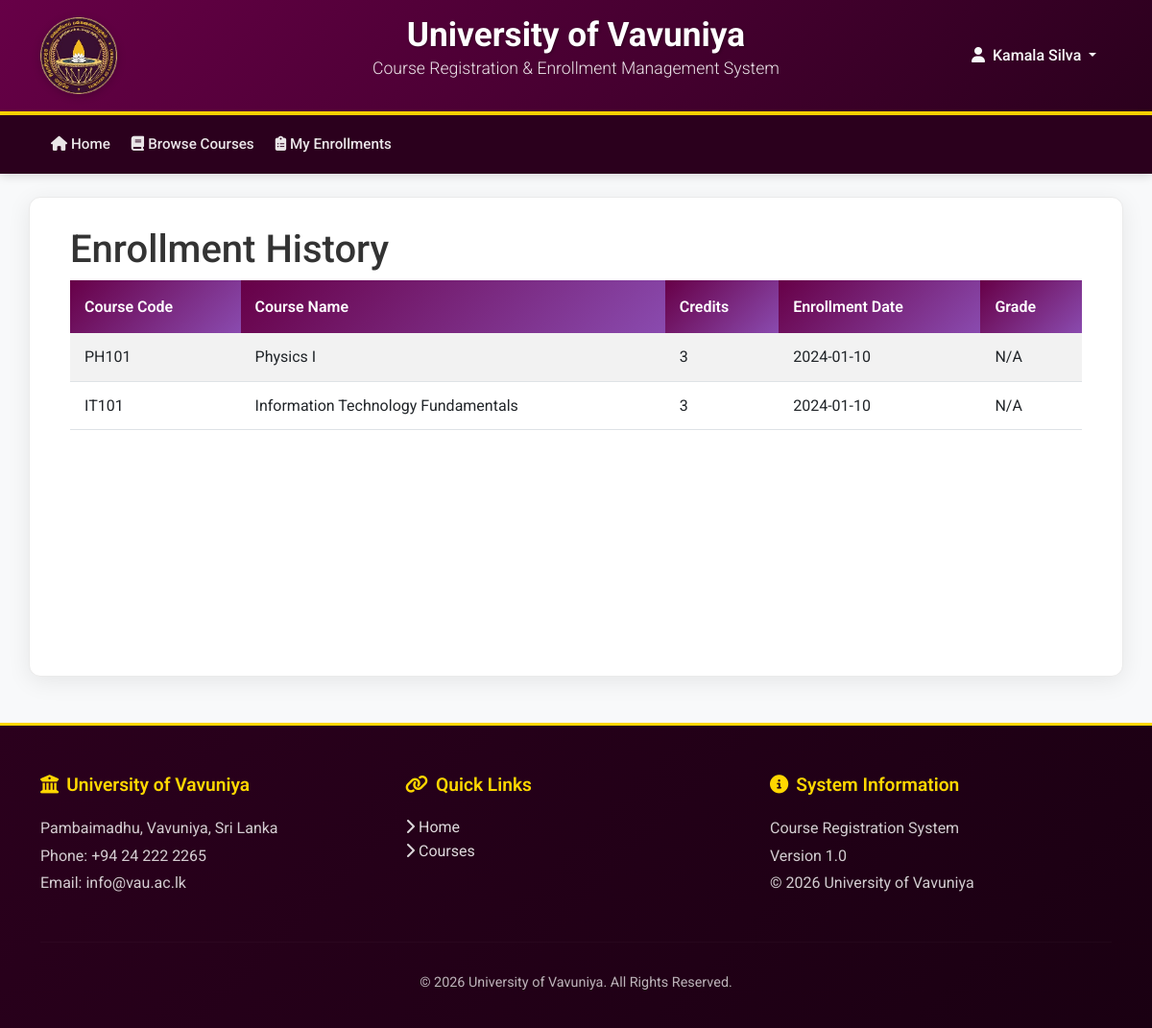
/enrollment_history.php (signed in), run on the app's committed database.
### tables this page shows
CREATE TABLE IF NOT EXISTS Enrollments (
    enrollment_id INT PRIMARY KEY AUTO_INCREMENT,
    student_id INT,
    course_id INT,
    enrollment_date DATE DEFAULT CURRENT_DATE,
    enrollment_status ENUM('Registered', 'Pending', 'Dropped', 'Completed'),
    grade VARCHAR(2) DEFAULT NULL,
    grade_points DECIMAL(3,2),
    attendance_percentage DECIMAL(5,2),
    academic_year VARCHAR(10),
    FOREIGN KEY (student_id) REFERENCES Students(student_id) ON DELETE CASCADE,
    FOREIGN KEY (course_id) REFERENCES Courses(course_id) ON DELETE CASCADE
);

CREATE TABLE IF NOT EXISTS Courses (
    course_id INT PRIMARY KEY AUTO_INCREMENT,
    course_code VARCHAR(20) UNIQUE NOT NULL,
    course_name VARCHAR(200) NOT NULL,
    credits INT NOT NULL,
    faculty VARCHAR(100),
    semester INT,
    academic_year VARCHAR(10),
    max_students INT DEFAULT 50,
    current_enrollment INT DEFAULT 0,
    lecturer VARCHAR(100),
    schedule_time VARCHAR(50),
    schedule_day VARCHAR(20),
    venue VARCHAR(50),
    prerequisites TEXT,
    description TEXT,
    status ENUM('Open', 'Closed', 'Full') DEFAULT 'Open'
);

### enrollment_history.php (the view, shortened to what this page needs)
<?php
require_once 'includes/db.php';
$student_id = $_SESSION['user_id'];
$history_sql = "SELECT c.course_code, c.course_name, c.credits, e.enrollment_date, e.grade
                FROM Enrollments e
                JOIN Courses c ON e.course_id = c.course_id
                WHERE e.student_id = ?
                ORDER BY e.enrollment_date DESC";
$stmt = $conn->prepare($history_sql);
$stmt->bind_param("i", $student_id);
$stmt->execute();
$history = $stmt->get_result();
include 'includes/header.php';
?>
<div class="container">
    <h1>Enrollment History</h1>
    <?php if ($history->num_rows > 0): ?>
        <table class="table table-striped">
            <thead>
                <tr>
                    <th>Course Code</th>
                    <th>Course Name</th>
                    <th>Credits</th>
                    <th>Enrollment Date</th>
                    <th>Grade</th>
                </tr>
            </thead>
            <tbody>
                <?php while ($row = $history->fetch_assoc()): ?>
                    <tr>
                        <td><?php echo $row['course_code']; ?></td>
                        <td><?php echo $row['course_name']; ?></td>
                        <td><?php echo $row['credits']; ?></td>
                        <td><?php echo $row['enrollment_date']; ?></td>
                        <td><?php echo $row['grade'] ?? 'N/A'; ?></td>
                    </tr>
                <?php endwhile; ?>
            </tbody>
        </table>
    <?php else: ?>
        <p>No enrollment history found.</p>
    <?php endif; ?>
</div>
<?php include 'includes/footer.php'; ?>

### css/style.css (style rules this page uses)
:root { --uv-blue: #670047; --uv-gold: #FFD700; --uv-light-blue: #8a4baf; --uv-dark-blue: #2b001d; --uv-success: #28a745; --uv-danger: #dc3545; --uv-warning: #ffc107; --uv-info: #17a2b8; }
body { font-family: 'Roboto', 'Segoe UI', Arial, sans-serif; background-color: #f8f9fa; color: #333; line-height: 1.6; }
.table { border-collapse: separate; border-spacing: 0; width: 100%; }
.table th { background: linear-gradient(135deg, var(--uv-blue) 0%, var(--uv-light-blue) 100%); color: white; border: none; padding: 15px; font-weight: 600; position: sticky; top: 0; }
.table td { padding: 12px 15px; vertical-align: middle; border-bottom: 1px solid #dee2e6; }
.table-striped tbody tr:nth-of-type(odd) { background-color: rgba(103, 0, 71, 0.03); }

### data on the page
enrollments: course.course_code "PH101", course.course_name "Physics I", course.credits "3", enrollment_date "2024-01-10", grade "N/A"
enrollments: course.course_code "IT101", course.course_name "Information Technology Fundamentals", course.credits "3", enrollment_date "2024-01-10", grade "N/A"

### other printed values
$_SESSION['full_name'] "Kamala Silva"
